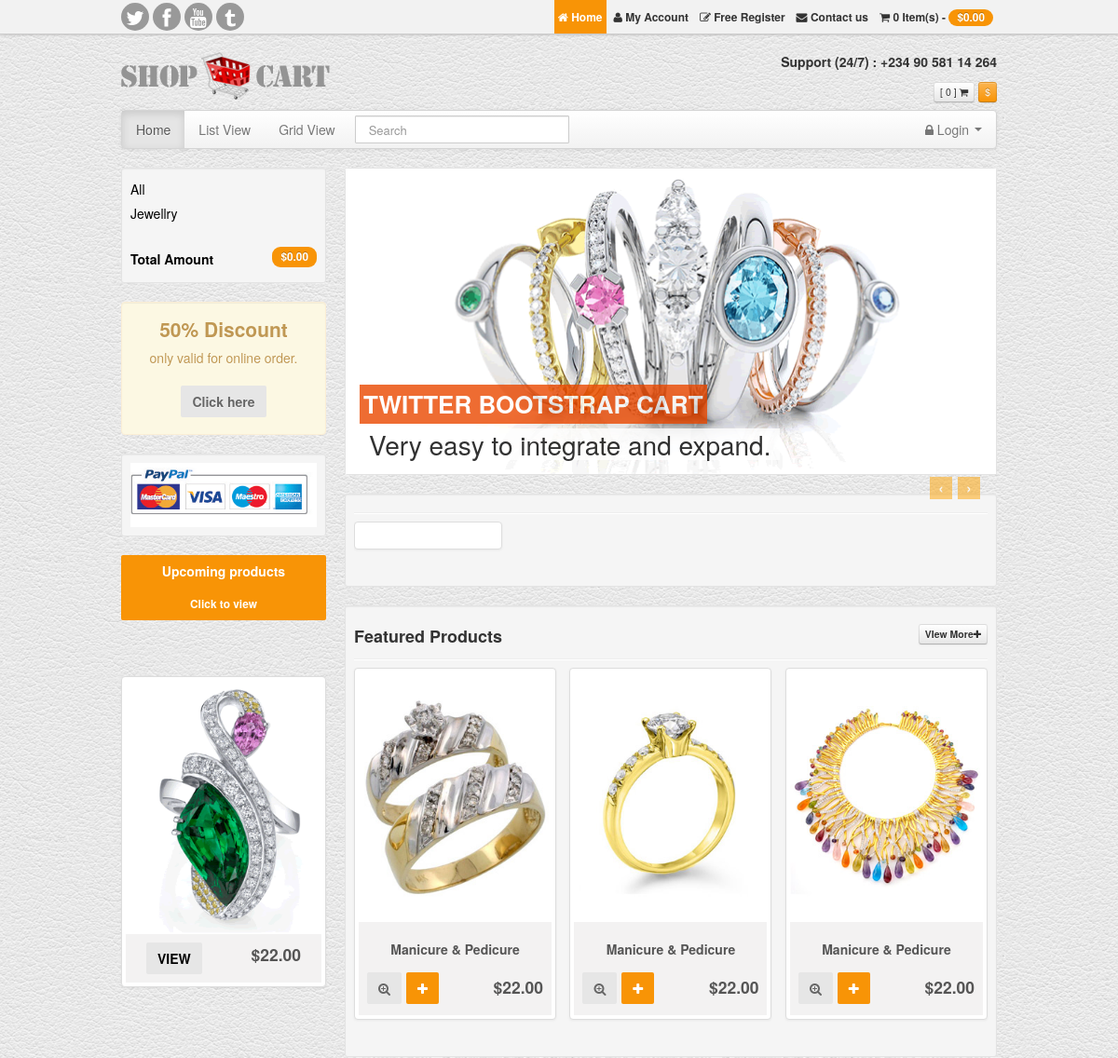
The app's page / (upper part), older data.
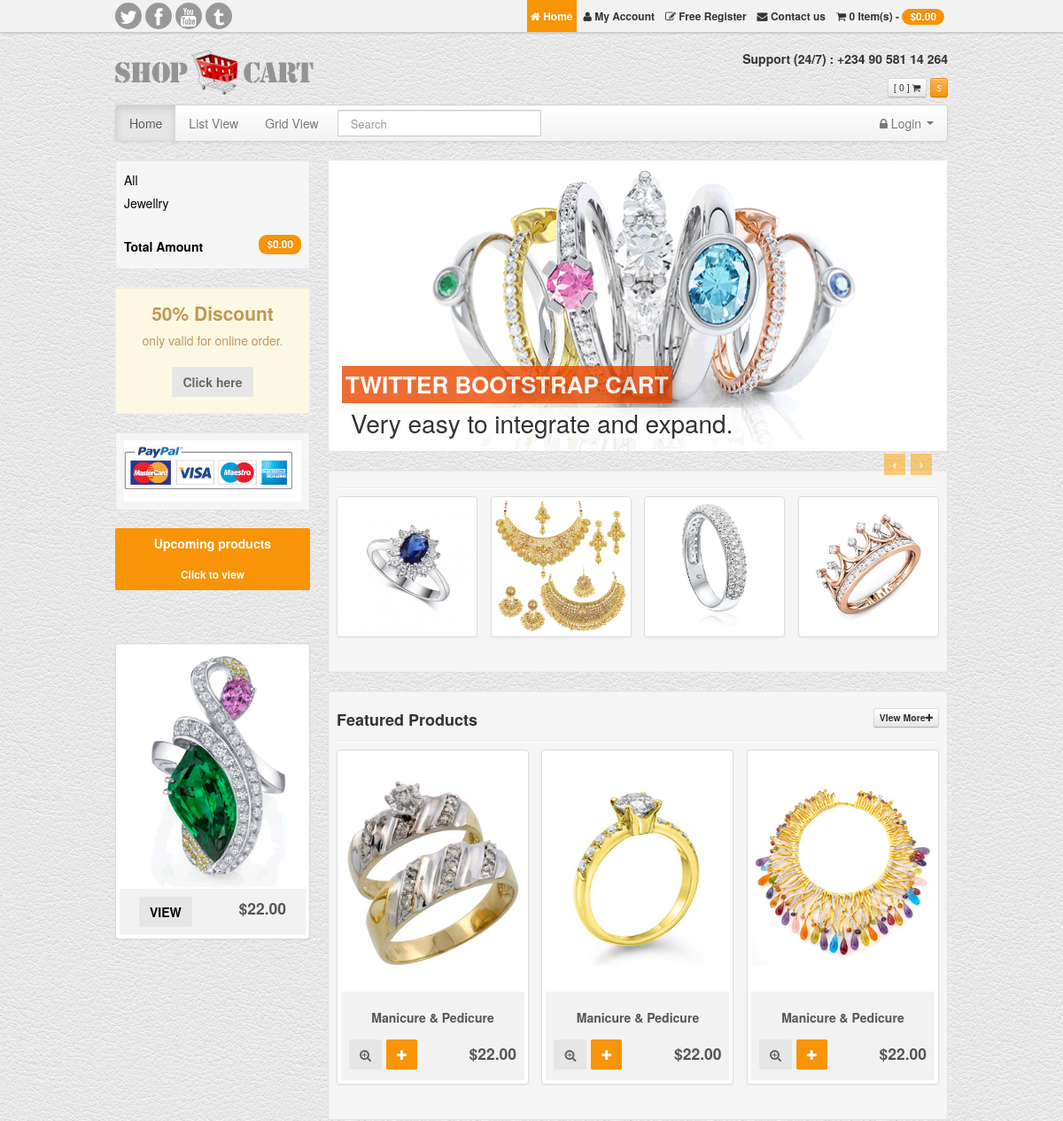
The same page, newer data.
### shop/models.py (models this page shows, shortened)
class Category(models.Model):
    name = models.CharField(max_length=200)
    slug = models.CharField(max_length=200)
    class Meta():
        ordering = ['name']
        verbose_name = 'category'
        verbose_name_plural = 'categories'
    def get_absolute_url(self):
        return reverse('shop:product-list-by-category', args=[self.slug])

class Product(models.Model):
    category = models.ForeignKey(Category, related_name='products', on_delete=models.CASCADE)
    name = models.CharField(max_length=200, db_index=True)
    slug = models.CharField(max_length=200, db_index=True)
    image = models.ImageField(upload_to='products/%Y/%m/%d', blank=True)
    price = models.DecimalField(max_digits= 10, decimal_places=2)
    available = models.BooleanField(default=True)
    description = models.TextField(blank=True)
    created = models.TimeField(auto_now_add=True)
    updated = models.TimeField(auto_now=True)
    class Meta():
        ordering = ['name']
        index_together = (('id', 'slug'))
    def get_absolute_url(self):
        return reverse('shop:product-detail', args=[self.id, self.slug])

### shop/views.py (the view)
# urls.py: path('', views.product_list, name='product-list'),
def product_list(request, category_slug=None):
    category = None
    categories = Category.objects.all()
    products = Product.objects.filter(available=True)
    if category_slug:
        category = get_object_or_404(Category, slug=category_slug)
        products = products.filter(category=category)
    return render(request, 'product_shop/index_product_list.html', {'category': category,
                                                        'categories': categories,
                                                        'products': products
                                                        })

### shop/templates/product_shop/index_product_list.html (shortened to what the changed rows need)
{% load static %}
<!DOCTYPE html>
<html lang="en">
  <head>
    <link href="{% static 'assets/css/bootstrap.css' %}" rel="stylesheet"/>
    <link href=" {% static 'css/base.css' %} " rel="stylesheet"/>
	<link href="{% static 'assets/font-awesome/css/font-awesome.css' %}" rel="stylesheet">
  </head>
<body>
<div class="container">
<header id="header">
<div class="row">
	<div class="span4">
	<h1>
	<a class="logo" href="index.html">
		<img src=" {% static 'assets/img/logo-bootstrap-shoping-cart.png' %} " alt="buy it">
	</a>
	</h1>
	</div>
</div>
</header>
	<div class="row">
<div id="sidebar" class="span3">
<div class="well well-small">
	<ul class="nav nav-list">
		{% for c in categories %}
			<li>
				<a href="{{c.get_absolute_url}}"> {{c.name}} </a>
			</li>
		{% endfor %}
	</ul>
</div>
			  <div class="well well-small alert alert-warning cntr">
				  <h2>50% Discount</h2>
			  </div>
			<br>
			<br>
	</div>
	<div class="span9">
	<div class="well well-small">
		<div class="row-fluid">
		<div id="newProductCar" class="carousel slide">
            <div class="carousel-inner">
			<div class="item active">
			<ul class="thumbnails">
				{% for product in products|slice:"4" %}
					<li class="span3">
						<div class="thumbnail">
							<a href=" {{product.get_absolute_url}} ">
								<img src="
										{% if product.image %}
											{{product.image.url}}
											{% else %}
											{% static "img/no_image.png" %}
										{% endif %}
										" alt="">
							</a>
						</div>
					</li>
				{% endfor %}
			</ul>
			</div>
		   </div>
		  </div>
		</div>
	</div>
	</div>
	</div>
</div>
  </body>
</html>

Row changes from the older to the newer data that the page shows:
added Product: image (picture)
now on this page (row edited): Product: image (picture)
added Product: image (picture)
added Product: image (picture)
